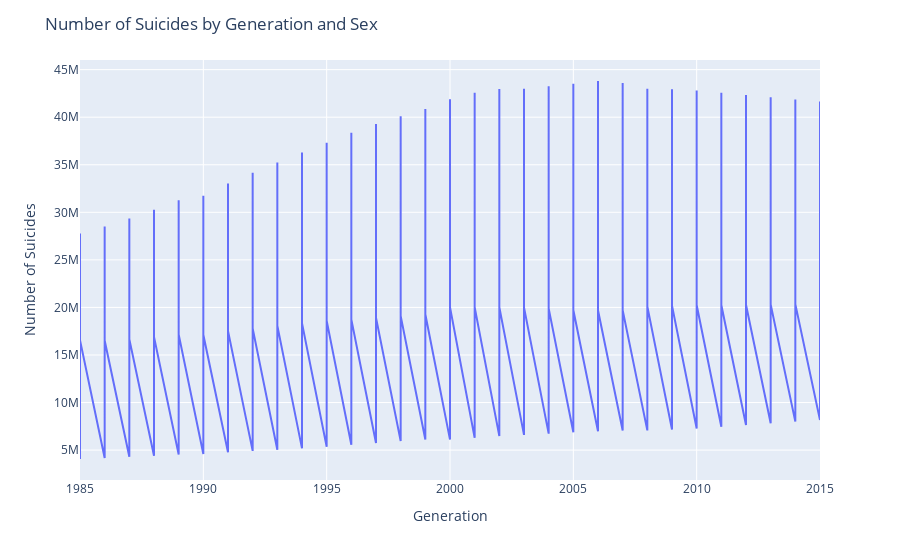

Here is the notebook cell this chart was saved with:
### Code cell
fig = px.line(dfSuicide[dfSuicide['country']=='United States'],x='year',y='population')

# fig = px.line(happiness[(happiness['female']==0)&(happiness['unem10']==0)&(happiness['divorce']==1)],x='year',y='happy',line_shape='spline')
# sns.lineplot(x='year',y='happy',ci=None,data=happiness[(happiness['female']==0)&(happiness['divorce']==0)&(happiness['unem10']==0)], ax=ax, color='green',label="Employed/Not-Divorced")
# sns.lineplot(x='year',y='happy',ci=None,data=happiness[(happiness['female']==0)&(happiness['unem10']==1)&(happiness['divorce']==0)], ax=ax, color='purple',label="Unemployed/Not-Divorced")
# sns.lineplot(x='year',y='happy',ci=None,data=happiness[(happiness['female']==0)&(happiness['divorce']==1)&(happiness['unem10']==1)], ax=ax, color='red',label="Unemployed/Divorced")

# sns.lineplot(x='year',y='happy',ci=None,data=df[df['female']==1], ax=ax, color='red',label="Female Happiness")


fig.update_layout(
    xaxis_title="Generation",
    yaxis_title="Number of Suicides",
    title="Number of Suicides by Generation and Sex"
)

fig.show()

### Figure 1 — Plotly figure (JSON) as saved in the notebook; plotly's stock layout.template omitted (floating-point values rounded to 4 significant figures; data arrays with more than 128 entries replaced by an {"elided": "..."} marker saying what was removed)
{"data": [{"hovertemplate": "year=%{x}<br>population=%{y}<extra></extra>", "legendgroup": "", "line": {"color": "#636efa", "dash": "solid"}, "marker": {"symbol": "circle"}, "mode": "lines", "name": "", "orientation": "v", "showlegend": false, "type": "scatter", "x": {"elided": "372 int values"}, "xaxis": "x", "y": {"elided": "372 int values"}, "yaxis": "y"}], "layout": {"legend": {"tracegroupgap": 0}, "margin": {"t": 60}, "title": {"text": "Number of Suicides by Generation and Sex"}, "xaxis": {"anchor": "y", "domain": [0, 1], "title": {"text": "Generation"}}, "yaxis": {"anchor": "x", "domain": [0, 1], "title": {"text": "Number of Suicides"}}}}
